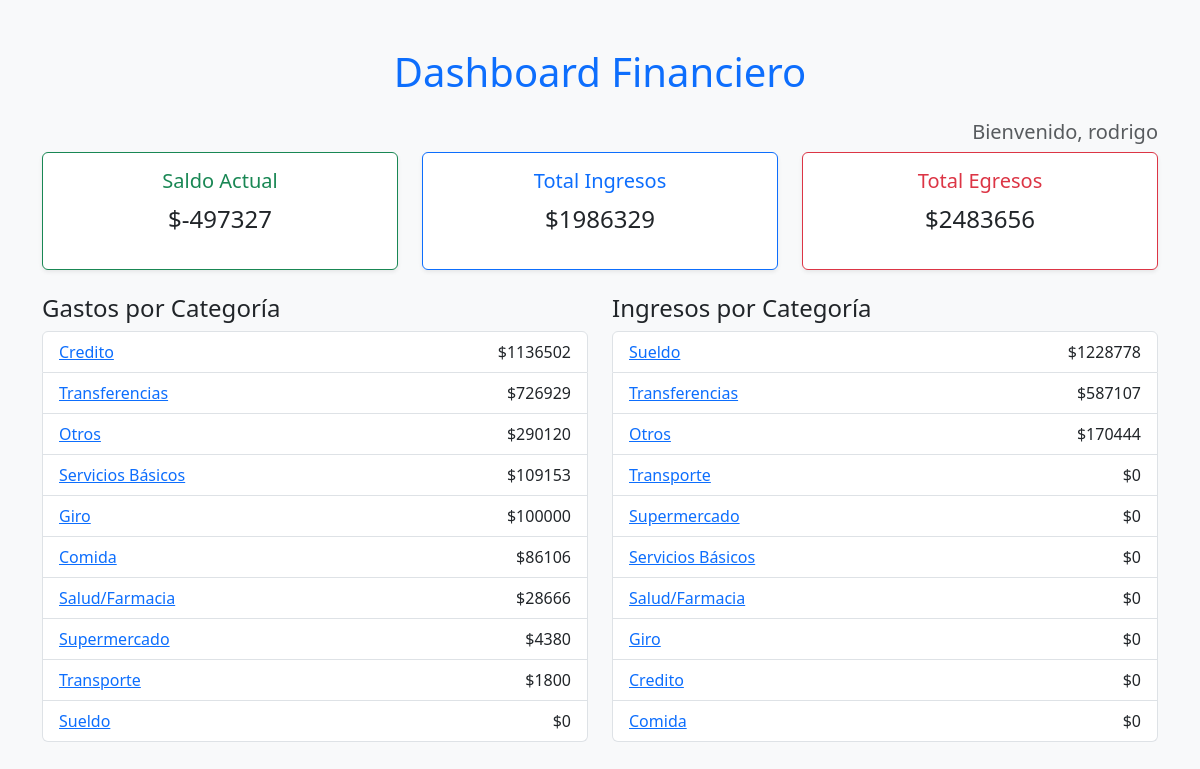
Page /finantrack/dashboard/ (signed in) on the committed database.
### finantrack/models.py (models this page shows, shortened)
class Transaccion(models.Model):
    usuario = models.ForeignKey(User, on_delete=models.CASCADE, null=True, blank=True)
    fecha = models.DateField()
    detalle = models.TextField()
    categoria = models.CharField(max_length=100, blank=True, null=True)
    banco = models.CharField(max_length=100, blank=True, null=True)
    cargo = models.DecimalField(max_digits=12, decimal_places=2, null=True, blank=True)
    abono = models.DecimalField(max_digits=12, decimal_places=2, null=True, blank=True)

### finantrack/views.py (the view)
# urls.py: path('dashboard/', views.dashboard, name='dashboard'),
@login_required
def dashboard(request):
    transacciones = Transaccion.objects.filter(usuario=request.user)
    total_abonos = transacciones.aggregate(Sum('abono'))['abono__sum'] or 0
    total_cargos = transacciones.aggregate(Sum('cargo'))['cargo__sum'] or 0
    saldo_actual = total_abonos - total_cargos
    gastos_categoria = transacciones.values('categoria').annotate(total=Sum('cargo')).order_by('-total')
    ingresos_categoria = transacciones.values('categoria').annotate(total=Sum('abono')).order_by('-total')
    detalles_categoria = {}
    for cat in set(transacciones.values_list('categoria', flat=True)):
        detalles_categoria[cat] = transacciones.filter(categoria=cat).order_by('-fecha')
    context = {
        'total_abonos': total_abonos,
        'total_cargos': total_cargos,
        'saldo_actual': saldo_actual,
        'gastos_categoria': gastos_categoria,
        'ingresos_categoria': ingresos_categoria,
        'detalles_categoria': detalles_categoria,
    }
    return render(request, 'finantrack/dashboard.html', context)

### finantrack/templates/finantrack/dashboard.html (shortened to what this page needs)
<!DOCTYPE html>
<html lang="es">
<head>
    <link href="https://cdn.jsdelivr.net/npm/bootstrap@5.3.2/dist/css/bootstrap.min.css" rel="stylesheet">
</head>
<body class="bg-light">
<div class="container py-5">
    <h1 class="text-center mb-4 text-primary">Dashboard Financiero</h1>
    <h5 class="text-end text-muted">Bienvenido, {{ user.username }}</h5>
    <div class="row text-center mb-4">
        <div class="col-md-4">
            <div class="card border-success shadow-sm">
                <div class="card-body">
                    <h5 class="card-title text-success">Saldo Actual</h5>
                    <p class="fs-4">${{ saldo_actual|floatformat:0 }}</p>
                </div>
            </div>
        </div>
        <div class="col-md-4">
            <div class="card border-primary shadow-sm">
                <div class="card-body">
                    <h5 class="card-title text-primary">Total Ingresos</h5>
                    <p class="fs-4">${{ total_abonos|floatformat:0 }}</p>
                </div>
            </div>
        </div>
        <div class="col-md-4">
            <div class="card border-danger shadow-sm">
                <div class="card-body">
                    <h5 class="card-title text-danger">Total Egresos</h5>
                    <p class="fs-4">${{ total_cargos|floatformat:0 }}</p>
                </div>
            </div>
        </div>
    </div>
    <div class="row">
        <div class="col-md-6">
            <h4>Gastos por Categoría</h4>
            <ul class="list-group">
                {% for cat in gastos_categoria %}
                    <li class="list-group-item d-flex justify-content-between align-items-center">
                        <a href="#" data-bs-toggle="modal" data-bs-target="#modal-{{ cat.categoria|slugify }}">
                            {{ cat.categoria }}
                        </a>
                        <span>${{ cat.total|floatformat:0 }}</span>
                    </li>
                {% endfor %}
            </ul>
        </div>
        <div class="col-md-6">
            <h4>Ingresos por Categoría</h4>
            <ul class="list-group">
                {% for cat in ingresos_categoria %}
                    <li class="list-group-item d-flex justify-content-between align-items-center">
                        <a href="#" data-bs-toggle="modal" data-bs-target="#modal-{{ cat.categoria|slugify }}">
                            {{ cat.categoria }}
                        </a>
                        <span>${{ cat.total|floatformat:0 }}</span>
                    </li>
                {% endfor %}
            </ul>
        </div>
    </div>
</div>
</body>
</html>

### rows in the picture
Transaccion: categoria "Supermercado", total "4380", total "0"
Transaccion: categoria "Transporte", total "1800", total "0"

### other values in the picture
{{ user.username }} "rodrigo"
{{ saldo_actual|floatformat:0 }} "-497327"
{{ total_abonos|floatformat:0 }} "1986329"
{{ total_cargos|floatformat:0 }} "2483656"
{{ cat.categoria }} "Credito" "Transferencias" "Otros" "Servicios Básicos" "Giro" "Comida" "Salud/Farmacia" "Sueldo"
{{ cat.total|floatformat:0 }} "1136502" "726929" "290120" "109153" "100000" "86106" "28666" "0"
{{ cat.categoria }} "Sueldo" "Transferencias" "Otros" "Servicios Básicos" "Salud/Farmacia" "Giro" "Credito" "Comida"
{{ cat.total|floatformat:0 }} "1228778" "587107" "170444" "0" "0" "0" "0" "0"
